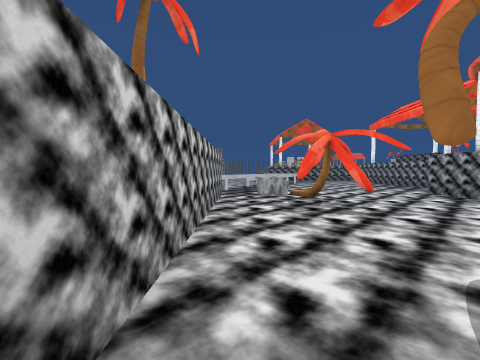
[1] (above)

23 first-person views from a walk through a 3-D level made in the Unity game engine. The camera is 1.3 m above the floor, tilts 2° down and sees 90° across. The floor is counted in squares, 2 m on a side. Each view is taken from the middle of a square. On the plan, view 1 faces up. The plan holds only what a view shows up to about 9 squares ahead; the rest is blank. The place goes on beyond the plan. Some animated figures are not drawn. Some surface patterns are stand-ins.

[2]
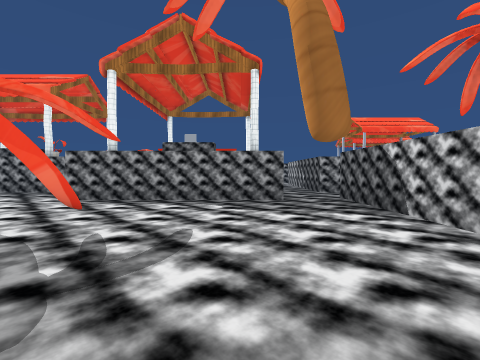

[3]
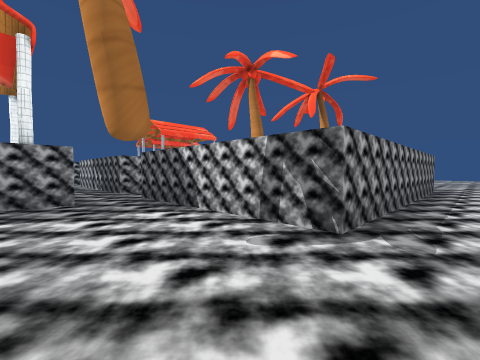

[4]
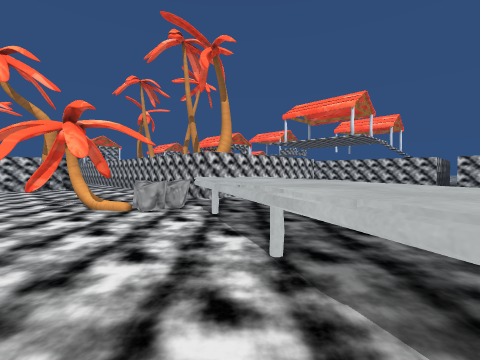

[5]
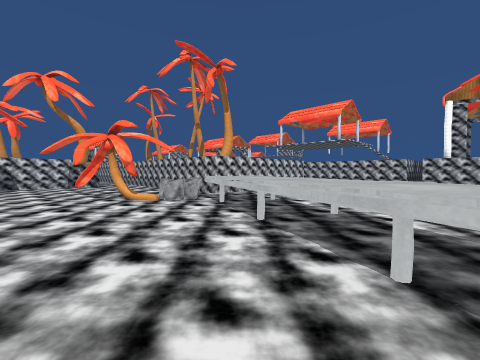

[6]
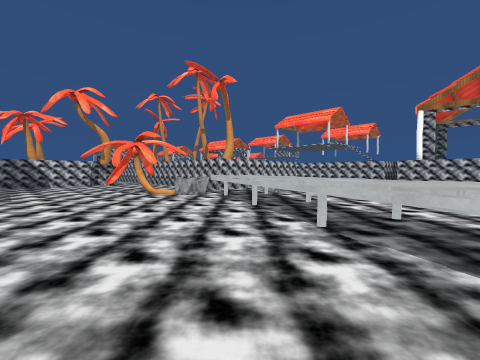

[7]
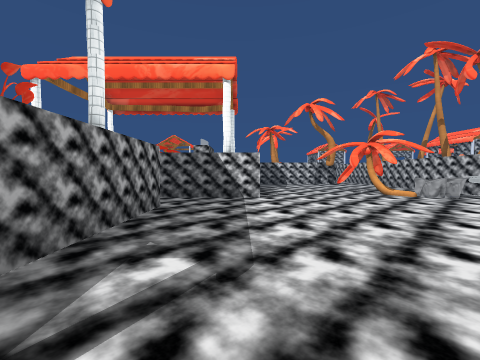

[8]
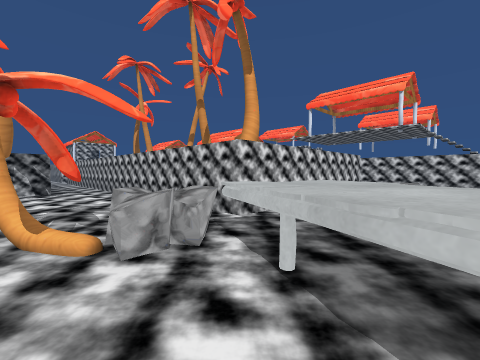

[9]
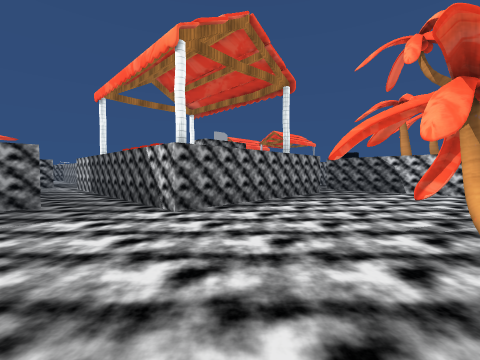

[10]
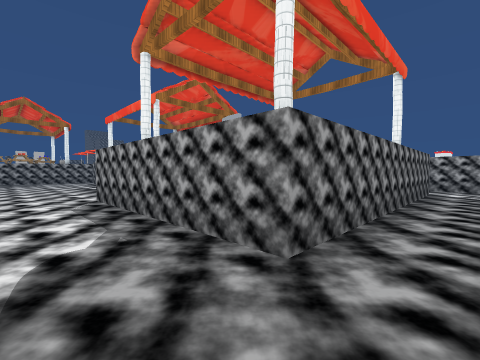

[11]
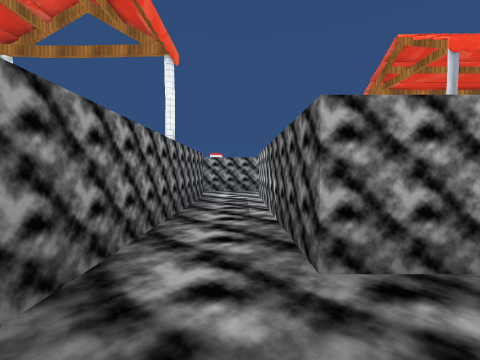

[12]
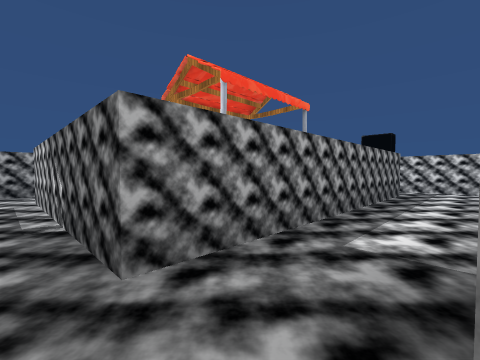

[13]
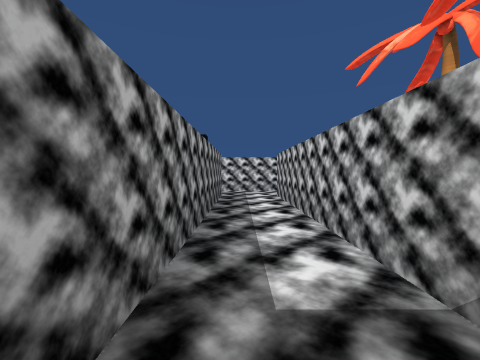

[14]
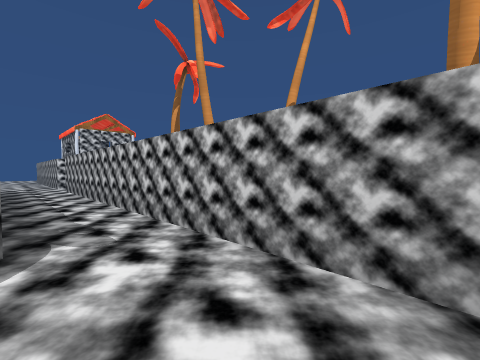

[15]
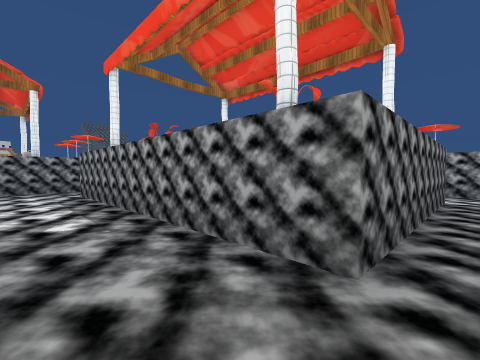

[16]
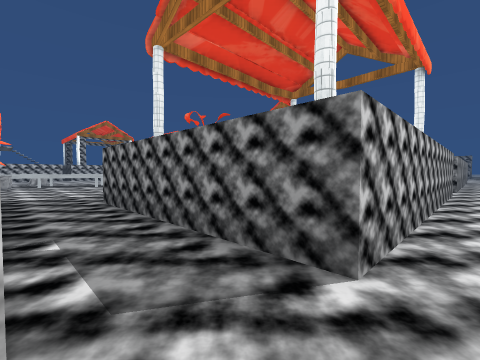

[17]
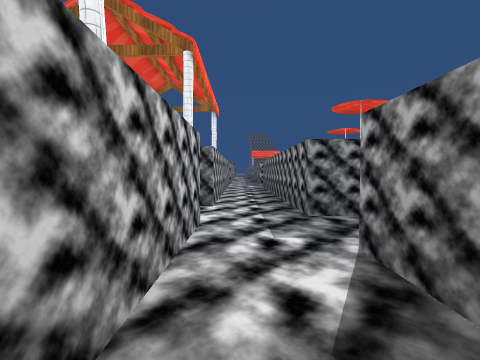

[18]
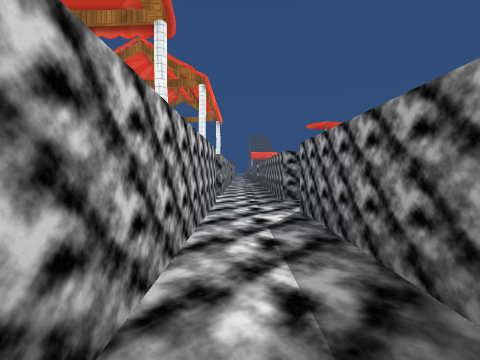

[19]
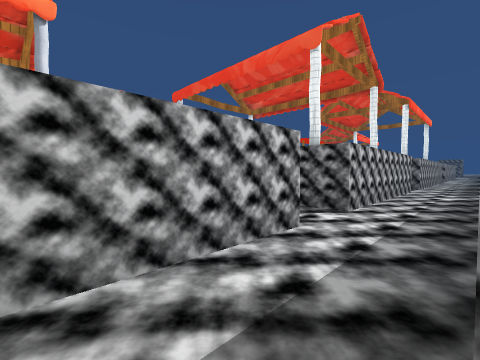

[20]
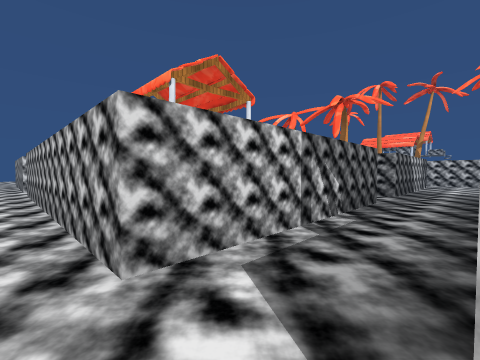

[21]
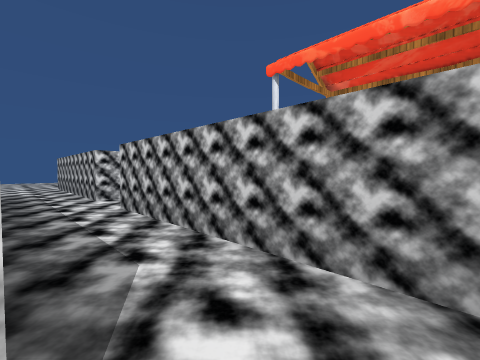

[22]
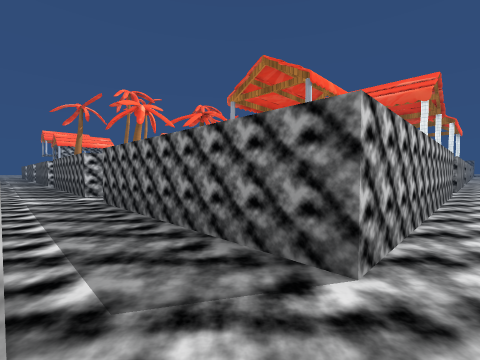

[23]
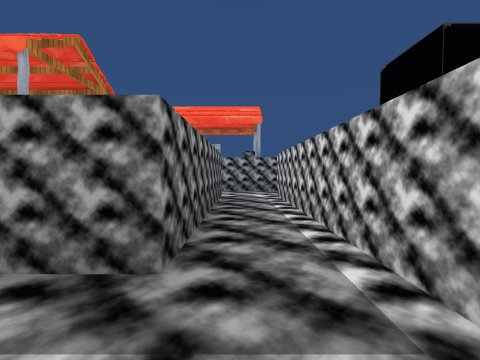

### Floor plan
Key: @ floor where view 1 was taken; # wall or solid block; . floor; = window, fence, low wall or low ledge; ^ raised ledge; T tree.
Columns run from 9 left of view 1 to 14 right of it. Each row starts with its distance up from view 1.
 13   #      ..^^....#   #.#
 12   #      .^^.....#   #.#
 11   #     ..^^.....#   #.#
 10 ###     .^^......#   #.#
  9   #    ..^^......#####.#
  8   #    =^^.............#
  7   #    ..^=#T..#######..
  6   # ### #..T...#     #.#
  5        T#.TT...#     #.#
  4         #......#     #.#
  3         #......#     #.#
  2         #......#######.#
  1         #..............#
  0         #@######.#####.#
 -1         #.#    #.#   #.#
 -2         #.#    #.#   #..
 -3         #.#    #.#   #.#
 -4         #.#    #.#   #.
 -5         #.#    #.#   #.
 -6         #.######.#####.#
 -7          ..............#
 -8         #......#######.#
 -9          ..          #.
-10                      #..
-11                      #..
-12                      #..
-13                      #..
-14                       ..

Positions as (right, up) in squares from view 1, and headings:
1: (0, 0), facing up
2: (0, 3), facing right
3: (0, 3), facing down-right
4: (3, 11), facing down-left
5: (4, 12), facing down-left
6: (5, 13), facing down-left
7: (6, 13), facing down
8: (2, 9), facing down-left
9: (2, 9), facing down-right
10: (4, 1), facing up-right
11: (6, 1), facing right
12: (6, 1), facing down-right
13: (7, 0), facing down
14: (1, 3), facing down-left
15: (6, 8), facing up-right
16: (13, 7), facing up-left
17: (13, 4), facing up
18: (13, 2), facing up
19: (14, -2), facing up-left
20: (13, 2), facing down-left
21: (14, -2), facing down-left
22: (13, -8), facing up-left
23: (6, -7), facing right
